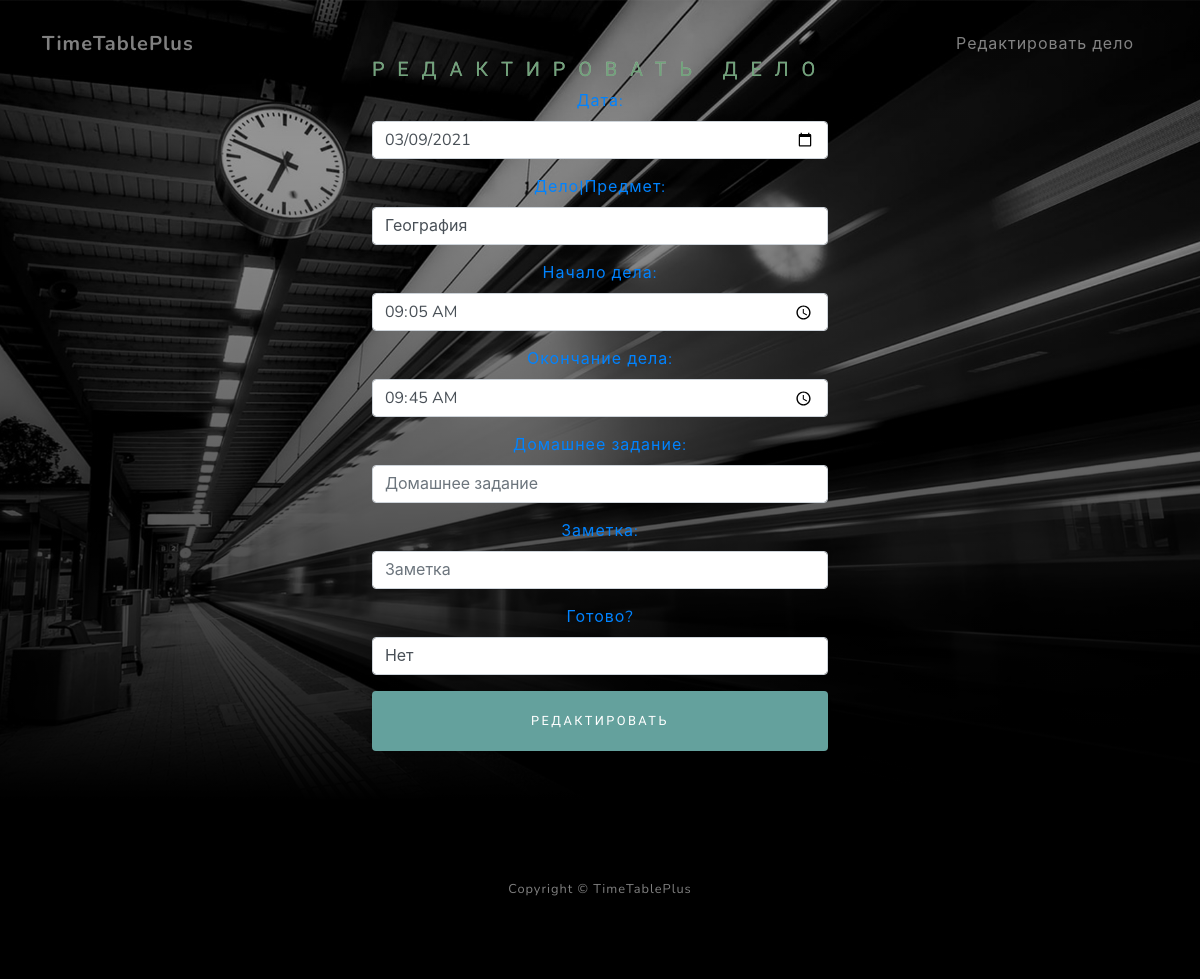
/schedule/edit/1/ (signed in), run on the app's committed database.
### Schedule/models.py (models this page shows, shortened)
class Schedule(models.Model):
    user = models.ForeignKey(User, on_delete=models.CASCADE, verbose_name='id пользователя', unique=False, help_text='Id пользователя должен быть в виде одного числа', null=True)
    time_start = models.TimeField(verbose_name='время начала', max_length=50, unique=False)
    time_end = models.TimeField(verbose_name='время конца', max_length=50, unique=False)
    date = models.DateField(verbose_name='дата', unique=False, null=True)
    affair = models.CharField(verbose_name='дело', max_length=200, unique=False, help_text='Дела должны быть в виде обычного текста', blank=False)
    note = models.CharField(verbose_name='заметка', max_length=200, unique=False, help_text='Заметки должны быть в виде обычного текста', blank=True)
    homework = models.CharField(verbose_name='домашнее задание', max_length=200, unique=False, default=None, help_text='Домашнее задание должны быть в виде обычного текста',
                                blank=True)
    is_ready = models.BooleanField(verbose_name='готово?', default=False, help_text='Готово? принимает только значение True или False')
    class Meta:
        managed = True
        verbose_name = 'расписание'
        ordering = ['date', ]

### Schedule/views.py (the view, shortened to what this page needs)
# urls.py: path('edit/<int:pk>/', UpdateAffairSchedule.as_view(), name='update_schedule'),
class UpdateAffairSchedule(SuccessMessageMixin, LoginRequiredMixin, UserPassesTestMixin, UpdateView):
    model = Schedule
    template_name = 'Schedule/update_schedule.html'
    form_class = CreateAffairScheduleForm
    @logger.catch
    def test_func(self):
        obj = Schedule.objects.get(pk=self.kwargs['pk'])
        if obj.user.id == self.request.user.id:
            return True
        elif self.request.user.is_staff:
            return True

### Schedule/templates/Schedule/update_schedule.html (shortened to what this page needs)
{% extends 'base.html' %}
{% load static %}
{% block add_settings %}
    <link href="{% static 'TimeTable/css/styles.css' %}" rel="stylesheet"/>
{% endblock %}
{% block content %}
    <nav class="navbar navbar-expand-lg navbar-light" id="mainNav"
         style="position: absolute; z-index: 100; align-items: center;
    justify-content: space-between;top: 0;right: 0;left: 0;">
        <div class="container">
            <a class="navbar-brand" href="{% url 'main_page' %}">TimeTablePlus</a>
            <div class="collapse navbar-collapse" id="navbarResponsive">
                <ul class="navbar-nav ml-auto">
                    <li class="nav-item"><a class="nav-link" href="#edit_affair">Редактировать дело</a></li>
                </ul>
            </div>
        </div>
    </nav>
    <header class="masthead" id="edit_affair">
        <div class="container d-flex h-100 align-items-center">
            <div class="mx-auto text-center">
                <h2 class="mx-auto my-0 text-uppercase masthead_h1_custom" style="color: #71a37b;">Редактировать
                    дело</h2>
                <form method="post">
                    {{ form.as_p }}
                    <button type="submit" class="btn btn-primary btn-block">Редактировать</button>
                </form>
            </div>
        </div>
    </header>
    <footer class="footer bg-black small text-center text-white-50">
        <div class="container">Copyright © TimeTablePlus</div>
    </footer>
{% endblock %}

### data on the page
Schedule: date "03/09/2021", affair "География", time_start "09:05:00", time_end "09:45:00", is_ready "Нет"
